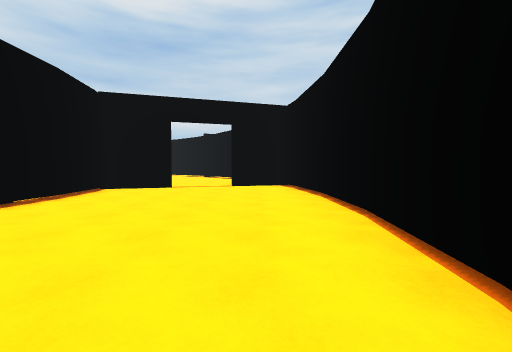
view 1 (above)

13 first-person views from a walk through a Unity game level. The camera is 1.3 m above the floor, tilts 2° down and sees 90° across. The floor is counted in squares, 2 m on a side. Each view is taken from the middle of a square. On the plan, view 1 faces up. The plan holds only what a view shows up to about 9 squares ahead; the rest is blank. The place goes on beyond the plan. The player character is not drawn. Door leaves are left out, so doorways stand open.

view 2
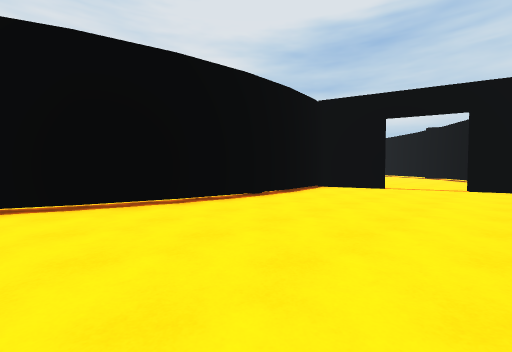

view 3
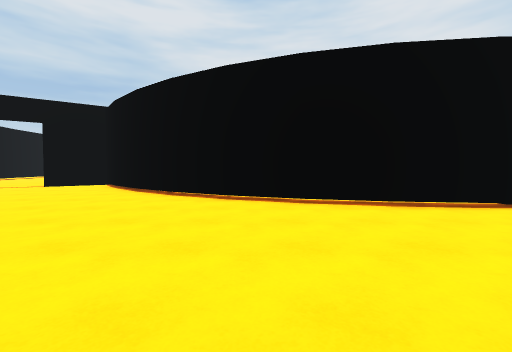

view 4
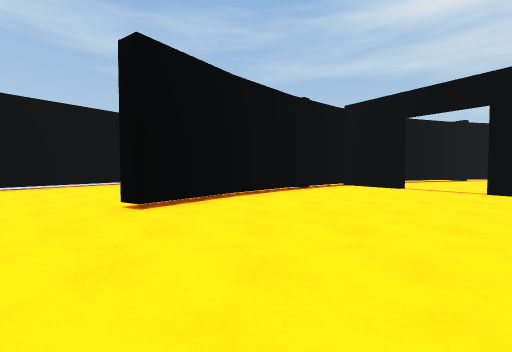

view 5
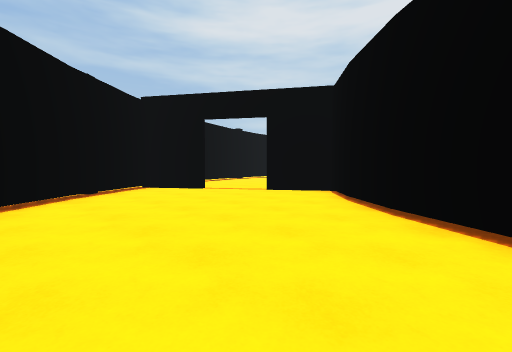

view 6
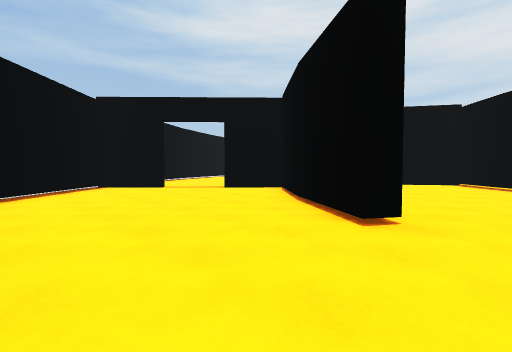

view 7
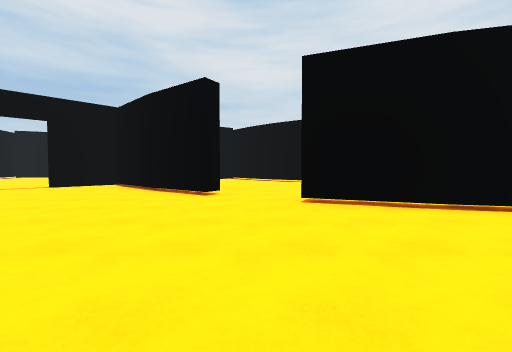

view 8
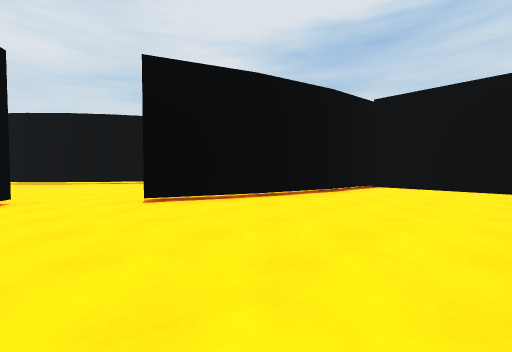

view 9
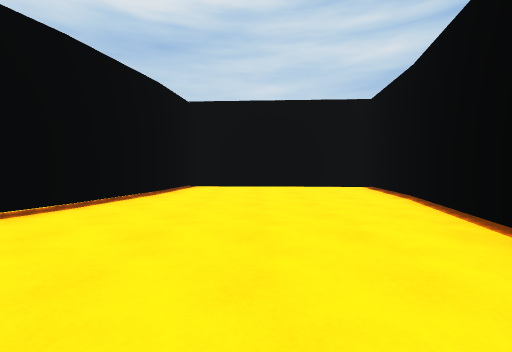

view 10
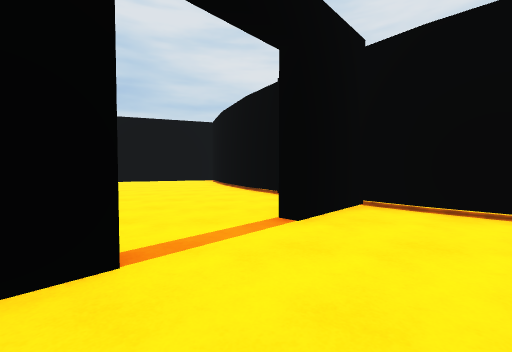

view 11
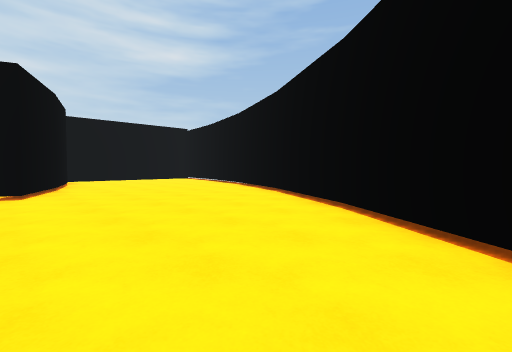

view 12
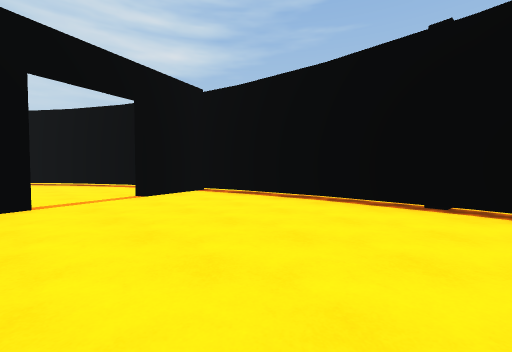

view 13
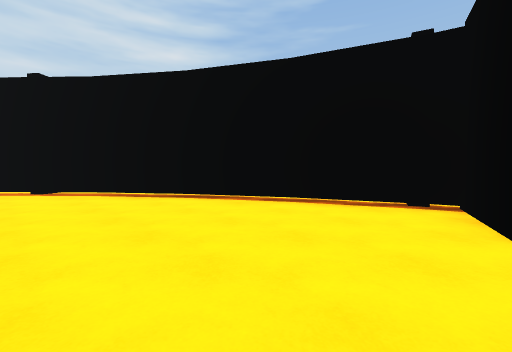

### Floor plan
Points are (right, up) in squares from view 1. A wall is a line through its corners. A room is listed if a view was taken in it or the views show most of it. See-through windows are left out.
Room 1 (views 1, 2, 3, 4, 5, 12)
walls: (-5.2, -0.8) (-5.9, -2); (-5.8, -1.9) (-6.8, -3.2); (-6.8, -3.1) (-7.9, -4.3); (-4, 5.4) (-4, 3.9); (-7.8, -4.2) (-9, -5.2); (-2.6, -6.7) (-1.2, -4.9); (-4.2, 6.9) (-4, 5.2); (1.5, 5.6) (1.2, 7.8); (-8.9, -5.2) (-9.4, -5.5) (-8.3, -7.1); (-2.7, 8.1) (-4.4, 7.6) (-4.2, 6.7); (-4, -8.3) (-2.5, -6.6); (1.2, 7.7) (0.8, 9.2) (-0.8, 8.7); (-7.3, -8.6) (-6.3, -10.1) (-5.7, -9.6); (-5.8, -9.7) (-4, -8.2)
low walls: (-4.6, 0.8) (-5.1, -0.5); (-4, 3.7) (-4.2, 2.3)
ways out: opening at (0, -4) to room 2; open door at (-1.8, 8.6) to room 3; open door at (-8, -8)
Room 2 (views 6, 7, 8, 9, 10, 11)
walls: (5.2, -5.6) (6.1, -3.4); (1.2, -1) (0.3, -3.2) (-0.1, -3); (3.8, -8.2) (5.3, -5.4); (-1.2, -4.9) (-0.8, -5.1) (-2.2, -7); (1.7, 1.2) (1.1, -1.1); (7, -0.3) (7.1, 0.2); (7.1, 0.1) (7.5, 3.1); (-2.1, -7) (-3.7, -8.6); (2.4, -10) (3.9, -8); (2, 3.4) (1.7, 1); (-3.6, -8.6) (-4.4, -9.2) (-3.1, -10.5); (7.5, 3.4) (1.9, 3.7); (0.2, -12.5) (2, -10.5); (-1.7, -11.8) (-0.9, -12.6)
ways out: opening at (0, -4) to room 1; open door at (-2.5, -11.5)
Room 3 (view 13)
walls: (-2.5, 15.6) (-4, 17.3); (-0.1, 11.9) (-1.2, 13.9) (-2.5, 15.7); (0.5, 10.2) (-0.2, 12)
ways out: open door at (-1.8, 8.6) to room 1

Where each view was taken, in squares from view 1:
view 1: 0 up, 0 right, facing up
view 2: 0 up, 0 right, facing up-left
view 3: 0 up, 0 right, facing left
view 4: 1 down, 3 left, facing down
view 5: 2 down, 3 left, facing down-left
view 6: 4 down, 2 right, facing down-left
view 7: 4 down, 5 right, facing left
view 8: 5 down, 5 right, facing up-left
view 9: 5 down, 4 right, facing up
view 10: 11 down, 0 right, facing left
view 11: 10 down, 0 right, facing up-right
view 12: 3 up, 3 left, facing up-right
view 13: 9 up, 4 left, facing up-right
